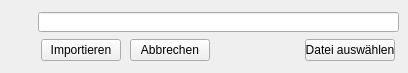
    <widget class="QWidget" name="page2CSVimport">
     <widget class="QWidget" name="layoutWidget">
      <property name="geometry">
       <rect>
        <x>38</x>
        <y>11</y>
        <width>361</width>
        <height>53</height>
       </rect>
      </property>
      <layout class="QVBoxLayout" name="verticalLayout_13">
       <item>
        <widget class="QLineEdit" name="lineEditCSVimport">
         <property name="minimumSize">
          <size>
           <width>350</width>
           <height>20</height>
          </size>
         </property>
         <property name="maximumSize">
          <size>
           <width>16777215</width>
           <height>20</height>
          </size>
         </property>
        </widget>
       </item>
       <item>
        <layout class="QHBoxLayout" name="horizontalLayout_23">
         <item>
          <widget class="QPushButton" name="pushButtonCSVimport">
           <property name="minimumSize">
            <size>
             <width>80</width>
             <height>22</height>
            </size>
           </property>
           <property name="maximumSize">
            <size>
             <width>80</width>
             <height>22</height>
            </size>
           </property>
           <property name="text">
            <string>Importieren</string>
           </property>
          </widget>
         </item>
         <item>
          <widget class="QPushButton" name="pushButtonCSVabbrechen">
           <property name="minimumSize">
            <size>
             <width>80</width>
             <height>22</height>
            </size>
           </property>
           <property name="maximumSize">
            <size>
             <width>80</width>
             <height>22</height>
            </size>
           </property>
           <property name="text">
            <string>Abbrechen</string>
           </property>
          </widget>
         </item>
         <item>
          <spacer name="horizontalSpacer_5">
           <property name="orientation">
            <enum>Qt::Horizontal</enum>
           </property>
           <property name="sizeType">
            <enum>QSizePolicy::Fixed</enum>
           </property>
           <property name="sizeHint" stdset="0">
            <size>
             <width>86</width>
             <height>20</height>
            </size>
           </property>
          </spacer>
         </item>
         <item>
          <widget class="QPushButton" name="pushButtonCSVdateiAuswahl">
           <property name="minimumSize">
            <size>
             <width>90</width>
             <height>22</height>
            </size>
           </property>
           <property name="maximumSize">
            <size>
             <width>90</width>
             <height>22</height>
            </size>
           </property>
           <property name="text">
            <string>Datei auswählen</string>
           </property>
          </widget>
         </item>
        </layout>
       </item>
      </layout>
     </widget>
    </widget>
